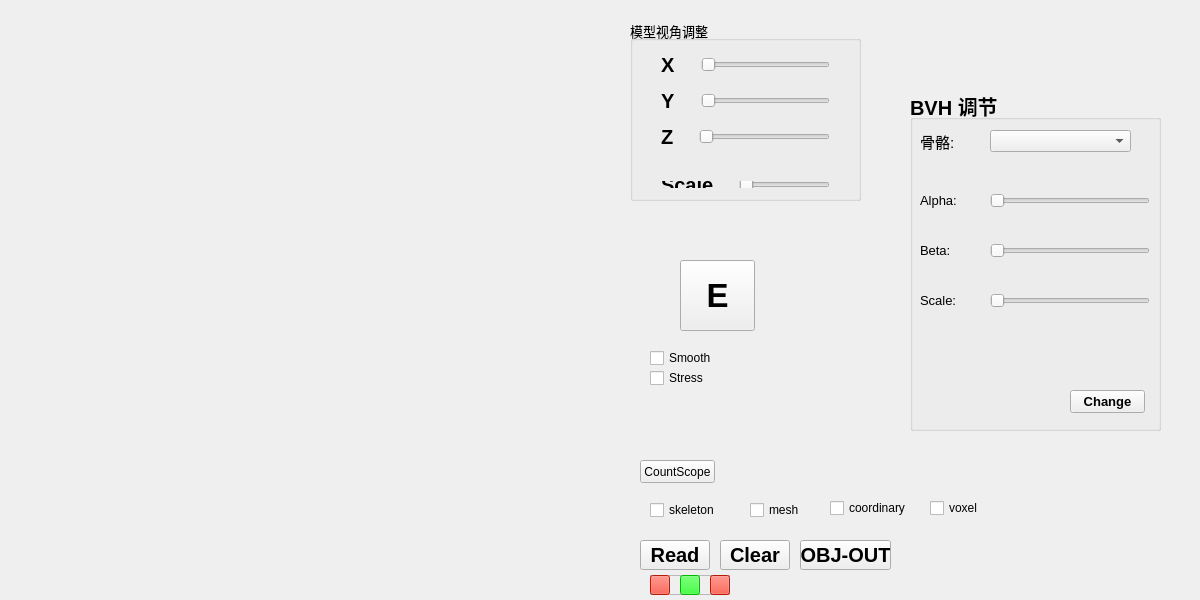
<?xml version="1.0" encoding="UTF-8"?>
<ui version="4.0">
 <class>ModelHandleClass</class>
 <widget class="QWidget" name="ModelHandleClass">
  <property name="geometry">
   <rect>
    <x>0</x>
    <y>0</y>
    <width>1200</width>
    <height>600</height>
   </rect>
  </property>
  <property name="windowTitle">
   <string>ModelHandle</string>
  </property>
  <widget class="GLWidget" name="showWidget" native="true">
   <property name="geometry">
    <rect>
     <x>0</x>
     <y>0</y>
     <width>600</width>
     <height>600</height>
    </rect>
   </property>
  </widget>
  <widget class="QPushButton" name="ClearButton">
   <property name="geometry">
    <rect>
     <x>720</x>
     <y>540</y>
     <width>70</width>
     <height>30</height>
    </rect>
   </property>
   <property name="font">
    <font>
     <pointsize>15</pointsize>
     <weight>75</weight>
     <bold>true</bold>
    </font>
   </property>
   <property name="text">
    <string>Clear</string>
   </property>
  </widget>
  <widget class="QGroupBox" name="groupBox">
   <property name="geometry">
    <rect>
     <x>630</x>
     <y>20</y>
     <width>231</width>
     <height>181</height>
    </rect>
   </property>
   <property name="font">
    <font>
     <pointsize>10</pointsize>
    </font>
   </property>
   <property name="title">
    <string>模型视角调整</string>
   </property>
   <widget class="QWidget" name="layoutWidget_3">
    <property name="geometry">
     <rect>
      <x>20</x>
      <y>150</y>
      <width>191</width>
      <height>29</height>
     </rect>
    </property>
    <layout class="QHBoxLayout" name="horizontalLayout_5">
     <property name="spacing">
      <number>25</number>
     </property>
     <property name="sizeConstraint">
      <enum>QLayout::SetDefaultConstraint</enum>
     </property>
     <item>
      <widget class="QLabel" name="label_5">
       <property name="font">
        <font>
         <pointsize>15</pointsize>
         <weight>75</weight>
         <bold>true</bold>
        </font>
       </property>
       <property name="text">
        <string>Scale</string>
       </property>
      </widget>
     </item>
     <item>
      <widget class="QSlider" name="updown">
       <property name="orientation">
        <enum>Qt::Horizontal</enum>
       </property>
      </widget>
     </item>
    </layout>
   </widget>
   <widget class="QWidget" name="layoutWidget">
    <property name="geometry">
     <rect>
      <x>20</x>
      <y>20</y>
      <width>191</width>
      <height>122</height>
     </rect>
    </property>
    <layout class="QVBoxLayout" name="verticalLayout">
     <property name="spacing">
      <number>10</number>
     </property>
     <item>
      <layout class="QHBoxLayout" name="horizontalLayout">
       <property name="spacing">
        <number>25</number>
       </property>
       <property name="sizeConstraint">
        <enum>QLayout::SetDefaultConstraint</enum>
       </property>
       <item>
        <widget class="QLabel" name="label">
         <property name="font">
          <font>
           <pointsize>15</pointsize>
           <weight>75</weight>
           <bold>true</bold>
          </font>
         </property>
         <property name="text">
          <string>X</string>
         </property>
        </widget>
       </item>
       <item>
        <widget class="QSlider" name="rotate_x">
         <property name="orientation">
          <enum>Qt::Horizontal</enum>
         </property>
        </widget>
       </item>
      </layout>
     </item>
     <item>
      <layout class="QHBoxLayout" name="horizontalLayout_2">
       <property name="spacing">
        <number>25</number>
       </property>
       <property name="sizeConstraint">
        <enum>QLayout::SetDefaultConstraint</enum>
       </property>
       <item>
        <widget class="QLabel" name="label_2">
         <property name="font">
          <font>
           <pointsize>15</pointsize>
           <weight>75</weight>
           <bold>true</bold>
          </font>
         </property>
         <property name="text">
          <string>Y</string>
         </property>
        </widget>
       </item>
       <item>
        <widget class="QSlider" name="rotate_y">
         <property name="orientation">
          <enum>Qt::Horizontal</enum>
         </property>
        </widget>
       </item>
      </layout>
     </item>
     <item>
      <layout class="QHBoxLayout" name="horizontalLayout_3">
       <property name="spacing">
        <number>25</number>
       </property>
       <property name="sizeConstraint">
        <enum>QLayout::SetDefaultConstraint</enum>
       </property>
       <item>
        <widget class="QLabel" name="label_3">
         <property name="font">
          <font>
           <pointsize>15</pointsize>
           <weight>75</weight>
           <bold>true</bold>
          </font>
         </property>
         <property name="text">
          <string>Z</string>
         </property>
        </widget>
       </item>
       <item>
        <widget class="QSlider" name="rotate_z">
         <property name="orientation">
          <enum>Qt::Horizontal</enum>
         </property>
        </widget>
       </item>
      </layout>
     </item>
    </layout>
   </widget>
  </widget>
  <widget class="QPushButton" name="ReadButton">
   <property name="geometry">
    <rect>
     <x>640</x>
     <y>540</y>
     <width>70</width>
     <height>30</height>
    </rect>
   </property>
   <property name="font">
    <font>
     <pointsize>15</pointsize>
     <weight>75</weight>
     <bold>true</bold>
    </font>
   </property>
   <property name="text">
    <string>Read</string>
   </property>
  </widget>
  <widget class="QCheckBox" name="skeleton_box">
   <property name="geometry">
    <rect>
     <x>650</x>
     <y>500</y>
     <width>70</width>
     <height>20</height>
    </rect>
   </property>
   <property name="text">
    <string>skeleton</string>
   </property>
  </widget>
  <widget class="QCheckBox" name="mesh_box">
   <property name="geometry">
    <rect>
     <x>750</x>
     <y>500</y>
     <width>70</width>
     <height>20</height>
    </rect>
   </property>
   <property name="text">
    <string>mesh</string>
   </property>
  </widget>
  <widget class="QFrame" name="light">
   <property name="geometry">
    <rect>
     <x>650</x>
     <y>575</y>
     <width>80</width>
     <height>20</height>
    </rect>
   </property>
   <property name="frameShape">
    <enum>QFrame::StyledPanel</enum>
   </property>
   <property name="frameShadow">
    <enum>QFrame::Raised</enum>
   </property>
   <widget class="QPushButton" name="light_1">
    <property name="geometry">
     <rect>
      <x>0</x>
      <y>0</y>
      <width>20</width>
      <height>20</height>
     </rect>
    </property>
    <property name="styleSheet">
     <string notr="true">background-color: rgb(255, 36, 16);</string>
    </property>
    <property name="text">
     <string/>
    </property>
   </widget>
   <widget class="QPushButton" name="light_2">
    <property name="geometry">
     <rect>
      <x>30</x>
      <y>0</y>
      <width>20</width>
      <height>20</height>
     </rect>
    </property>
    <property name="styleSheet">
     <string notr="true">background-color: rgb(0, 255, 0);</string>
    </property>
    <property name="text">
     <string/>
    </property>
   </widget>
   <widget class="QPushButton" name="light_3">
    <property name="geometry">
     <rect>
      <x>60</x>
      <y>0</y>
      <width>20</width>
      <height>20</height>
     </rect>
    </property>
    <property name="styleSheet">
     <string notr="true">background-color: rgb(255, 36, 16);</string>
    </property>
    <property name="text">
     <string/>
    </property>
   </widget>
  </widget>
  <widget class="QPushButton" name="Obj_out">
   <property name="geometry">
    <rect>
     <x>800</x>
     <y>540</y>
     <width>91</width>
     <height>30</height>
    </rect>
   </property>
   <property name="font">
    <font>
     <pointsize>15</pointsize>
     <weight>75</weight>
     <bold>true</bold>
    </font>
   </property>
   <property name="text">
    <string>OBJ-OUT</string>
   </property>
  </widget>
  <widget class="QPushButton" name="energyButton">
   <property name="geometry">
    <rect>
     <x>680</x>
     <y>260</y>
     <width>75</width>
     <height>71</height>
    </rect>
   </property>
   <property name="font">
    <font>
     <pointsize>25</pointsize>
     <weight>75</weight>
     <bold>true</bold>
    </font>
   </property>
   <property name="text">
    <string>E</string>
   </property>
  </widget>
  <widget class="QCheckBox" name="smoothBox">
   <property name="geometry">
    <rect>
     <x>650</x>
     <y>350</y>
     <width>71</width>
     <height>16</height>
    </rect>
   </property>
   <property name="text">
    <string>Smooth</string>
   </property>
  </widget>
  <widget class="QCheckBox" name="stressBox">
   <property name="geometry">
    <rect>
     <x>650</x>
     <y>370</y>
     <width>71</width>
     <height>16</height>
    </rect>
   </property>
   <property name="text">
    <string>Stress</string>
   </property>
  </widget>
  <widget class="QCheckBox" name="coord_box">
   <property name="geometry">
    <rect>
     <x>830</x>
     <y>500</y>
     <width>91</width>
     <height>16</height>
    </rect>
   </property>
   <property name="text">
    <string>coordinary</string>
   </property>
  </widget>
  <widget class="QGroupBox" name="groupBox_2">
   <property name="geometry">
    <rect>
     <x>910</x>
     <y>90</y>
     <width>251</width>
     <height>341</height>
    </rect>
   </property>
   <property name="font">
    <font>
     <pointsize>15</pointsize>
     <weight>75</weight>
     <bold>true</bold>
    </font>
   </property>
   <property name="title">
    <string>BVH 调节</string>
   </property>
   <widget class="QComboBox" name="SkeletonChooseBox">
    <property name="geometry">
     <rect>
      <x>80</x>
      <y>40</y>
      <width>141</width>
      <height>22</height>
     </rect>
    </property>
    <property name="font">
     <font>
      <pointsize>10</pointsize>
      <weight>50</weight>
      <bold>false</bold>
     </font>
    </property>
   </widget>
   <widget class="QLabel" name="label_39">
    <property name="geometry">
     <rect>
      <x>10</x>
      <y>41</y>
      <width>54</width>
      <height>21</height>
     </rect>
    </property>
    <property name="font">
     <font>
      <pointsize>11</pointsize>
      <weight>50</weight>
      <bold>false</bold>
     </font>
    </property>
    <property name="text">
     <string>骨骼:</string>
    </property>
   </widget>
   <widget class="QLabel" name="label_40">
    <property name="geometry">
     <rect>
      <x>10</x>
      <y>100</y>
      <width>71</width>
      <height>21</height>
     </rect>
    </property>
    <property name="font">
     <font>
      <pointsize>10</pointsize>
      <weight>50</weight>
      <bold>false</bold>
     </font>
    </property>
    <property name="text">
     <string>Alpha:</string>
    </property>
   </widget>
   <widget class="QLabel" name="label_41">
    <property name="geometry">
     <rect>
      <x>10</x>
      <y>150</y>
      <width>71</width>
      <height>21</height>
     </rect>
    </property>
    <property name="font">
     <font>
      <pointsize>10</pointsize>
      <weight>50</weight>
      <bold>false</bold>
     </font>
    </property>
    <property name="text">
     <string>Beta:</string>
    </property>
   </widget>
   <widget class="QPushButton" name="SkeletonChangeButton">
    <property name="geometry">
     <rect>
      <x>160</x>
      <y>300</y>
      <width>75</width>
      <height>23</height>
     </rect>
    </property>
    <property name="font">
     <font>
      <pointsize>10</pointsize>
     </font>
    </property>
    <property name="text">
     <string>Change</string>
    </property>
   </widget>
   <widget class="QSlider" name="curSkeletonAlpha">
    <property name="geometry">
     <rect>
      <x>80</x>
      <y>100</y>
      <width>160</width>
      <height>22</height>
     </rect>
    </property>
    <property name="orientation">
     <enum>Qt::Horizontal</enum>
    </property>
   </widget>
   <widget class="QSlider" name="curSkeletonBeta">
    <property name="geometry">
     <rect>
      <x>80</x>
      <y>150</y>
      <width>160</width>
      <height>22</height>
     </rect>
    </property>
    <property name="orientation">
     <enum>Qt::Horizontal</enum>
    </property>
   </widget>
   <widget class="QLabel" name="label_42">
    <property name="geometry">
     <rect>
      <x>10</x>
      <y>200</y>
      <width>71</width>
      <height>21</height>
     </rect>
    </property>
    <property name="font">
     <font>
      <pointsize>10</pointsize>
      <weight>50</weight>
      <bold>false</bold>
     </font>
    </property>
    <property name="text">
     <string>Scale:</string>
    </property>
   </widget>
   <widget class="QSlider" name="curSkeletonScale">
    <property name="geometry">
     <rect>
      <x>80</x>
      <y>200</y>
      <width>160</width>
      <height>22</height>
     </rect>
    </property>
    <property name="orientation">
     <enum>Qt::Horizontal</enum>
    </property>
   </widget>
  </widget>
  <widget class="QCheckBox" name="voxel_box">
   <property name="geometry">
    <rect>
     <x>930</x>
     <y>500</y>
     <width>71</width>
     <height>16</height>
    </rect>
   </property>
   <property name="text">
    <string>voxel</string>
   </property>
  </widget>
  <widget class="QPushButton" name="ScopeButton">
   <property name="geometry">
    <rect>
     <x>640</x>
     <y>460</y>
     <width>75</width>
     <height>23</height>
    </rect>
   </property>
   <property name="text">
    <string>CountScope</string>
   </property>
  </widget>
 </widget>
 <layoutdefault spacing="6" margin="11"/>
 <customwidgets>
  <customwidget>
   <class>GLWidget</class>
   <extends>QWidget</extends>
   <header location="global">glwidget.h</header>
   <container>1</container>
  </customwidget>
 </customwidgets>
 <resources>
  <include location="modelhandle.qrc"/>
 </resources>
 <connections/>
</ui>
